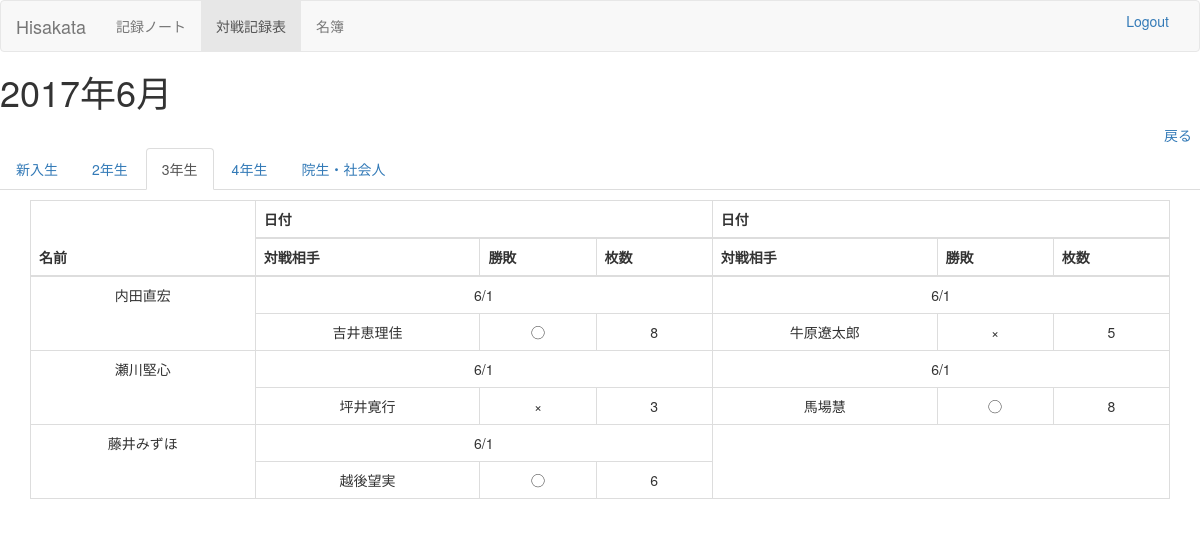
/hisakata/table/2017/6/3/ (signed in), run on an earlier commit of the app's database.
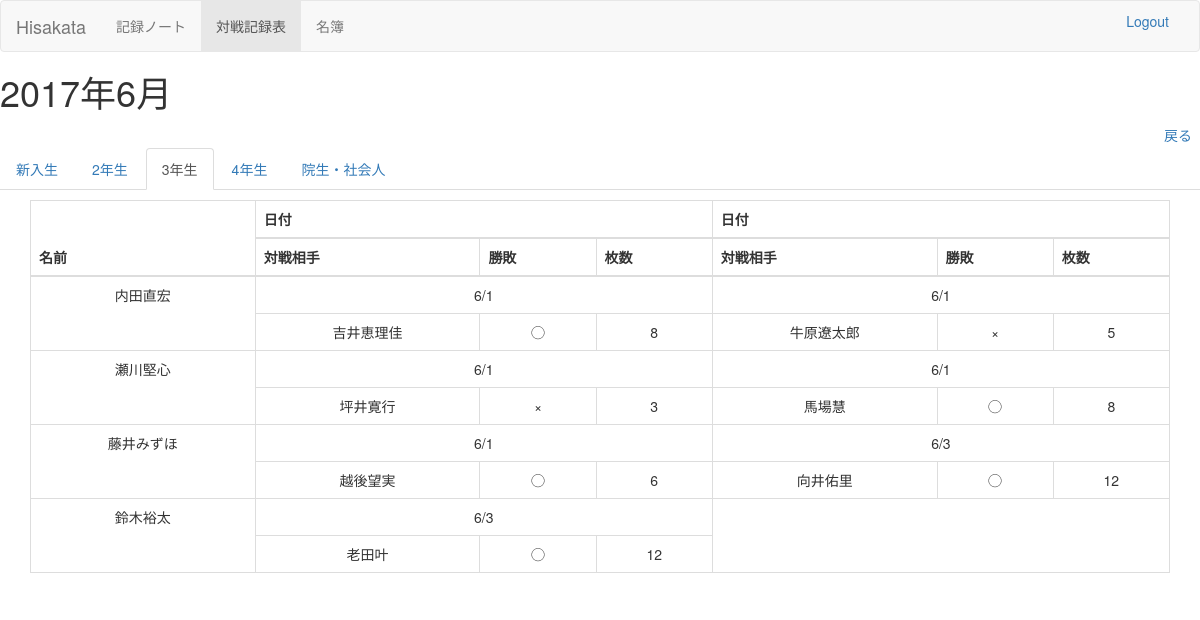
And on a later commit of the database.
### hisakata/models.py (models this page shows, shortened)
class Player(models.Model):
    GRADE_CHOICE = [
        (0, '未登録'),
        (1, '新入生'),
        (2, '2年生'),
        (3, '3年生'),
        (4, '4年生'),
        (5, '院生・社会人'),
        (6, 'ゲスト'),
    ]
    name = models.CharField(max_length=20)
    match = models.ManyToManyField('Match', through='Playing', through_fields=('player', 'match'))
    grade = models.IntegerField(choices=GRADE_CHOICE, default=0)  # 基本学年(1-4,5),ゲスト6,未登録0
    class Meta:
        ordering = ['grade']

class Playing(models.Model):
    PLAYER_CHOICES = (
        (1, 'player1'),
        (2, 'player2'),
    )
    player = models.ForeignKey(Player, on_delete=models.CASCADE)
    match = models.ForeignKey(Match, on_delete=models.CASCADE)
    player_num = models.IntegerField(choices=PLAYER_CHOICES, default=1)
    class Meta:
        ordering = ['match__round__class_date__date',]

class Match(models.Model):
    WINNER_CHOICES = (
        (0, 'Undecided'),
        (1, 'player1'),
        (2, 'player2'),
    )
    round = models.ForeignKey('Round', on_delete=models.CASCADE)
    winner = models.IntegerField(choices=WINNER_CHOICES, default=0)  # player1が勝ちなら1, player2の勝ちなら2, 未定なら0
    result = models.IntegerField(default=0)
    class Meta:
        ordering = ['id']
    def player1(self):
        return self.playing_set.get(player_num=1).player.name
    def player2(self):
        return self.playing_set.get(player_num=2).player.name

class Round(models.Model):
    class_date = models.ForeignKey('Date', on_delete=models.CASCADE)
    round = models.CharField(default='1', max_length=3)
    comment = models.TextField(default='詠)', null=True, blank=True)
    class Meta:
        ordering = ['round']

class Date(models.Model):
    date = models.DateField()
    class Meta:
        ordering = ['date']

### hisakata/views.py (the view)
# urls.py: url(r'^table/(?P<year>[0-9]+)/(?P<month>[0-9]+)/(?P<grade>[0-9]+)/$', views.tableview, name='table'),
@login_required
def tableview(request, year, month, grade):
    player = []
    for one in models.Player.objects.all():
        flag = False
        if one.grade == int(grade):
            for match in one.match.all():
                if match.round.class_date.date.year == int(year) and match.round.class_date.date.month == int(month):
                    flag = True
        if flag:
            player.append(one)
    max_num = max([one.match.count() for one in player])
    return render(request, 'hisakata/table.html', {'year': year,
                                                   'month': month,
                                                   'player': player,
                                                   'max_num': range(max_num),
                                                   'grade': int(grade),
                                                   })

### hisakata/templates/hisakata/table.html (shortened to what the changed rows need)
{% extends "hisakata/base.html" %}
{% block content %}
    <h1>{{ year }}年{{ month }}月</h1>
    <div class="container">
        <div class="table-responsive">
            <table class="table table-bordered">
                <thead>
                <tr>
                    <th rowspan="2">名前</th>
                    {% for i in max_num %}
                        <th colspan="3">日付</th>
                    {% endfor %}
                </tr>
                <tr>
                    {% for i in max_num %}
                        <th>対戦相手</th>
                        <th>勝敗</th>
                        <th>枚数</th>
                    {% endfor %}
                </tr>
                </thead>
                <tbody>
                {% for one in player %}
                    <tr>
                        <td rowspan="2">{{ one.name }}</td>
                        {% for playing in one.playing_set.all %}
                            <td colspan="3">{{ playing.match.round.class_date.date.month }}/{{ playing.match.round.class_date.date.day }}</td>
                        {% endfor %}
                    </tr>
                    <tr>
                        {% for playing in one.playing_set.all %}
                            {% if playing.player_num == 1 %}
                                <td>{{ playing.match.player2 }}</td>
                                {% if playing.match.winner == 1 %}
                                    <td>◯</td>
                                {% elif playing.match.winner == 2 %}
                                    <td>×</td>
                                {% else %}
                                    <td>△</td>
                                {% endif %}
                            {% else %}
                                <td>{{ playing.match.player1 }}</td>
                                {% if playing.match.winner == 1 %}
                                    <td>×</td>
                                {% elif playing.match.winner == 2 %}
                                    <td>◯</td>
                                {% else %}
                                    <td>△</td>
                                {% endif %}
                            {% endif %}
                            {% if playing.match.winner == 0 %}
                                <td></td>
                            {% else %}
                                <td>{{ playing.match.result }}</td>
                            {% endif %}
                        {% endfor %}
                    </tr>
                {% endfor %}
                </tbody>
            </table>
        </div>
    </div>
{% endblock %}

What changed in the data, as far as the page shows it:
added Playing: match.round.class_date.date.month "6", match.round.class_date.date.day "3", match.player2 "向井佑里", match.result "12", shown under Player "藤井みずほ"
added Player: name "鈴木裕太"
added Playing: match.round.class_date.date.month "6", match.round.class_date.date.day "3", match.player2 "老田叶", match.result "12"
